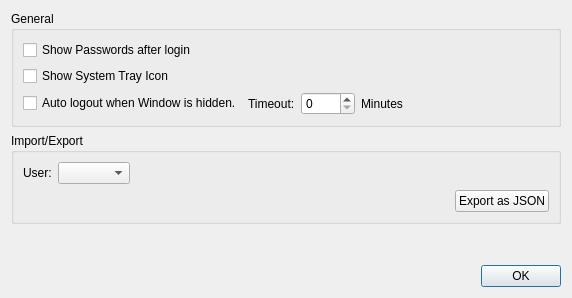
<?xml version="1.0" encoding="UTF-8"?>
<ui version="4.0">
 <class>SettingsWidget</class>
 <widget class="QDialog" name="SettingsWidget">
  <property name="geometry">
   <rect>
    <x>0</x>
    <y>0</y>
    <width>572</width>
    <height>298</height>
   </rect>
  </property>
  <property name="windowTitle">
   <string>Settings</string>
  </property>
  <layout class="QVBoxLayout" name="verticalLayout">
   <item>
    <widget class="QGroupBox" name="groupBox">
     <property name="title">
      <string>General</string>
     </property>
     <layout class="QVBoxLayout" name="verticalLayout_3">
      <item>
       <widget class="QCheckBox" name="chkShowPasswords">
        <property name="text">
         <string>Show Passwords after login</string>
        </property>
       </widget>
      </item>
      <item>
       <widget class="QCheckBox" name="chkTrayIcon">
        <property name="text">
         <string>Show System Tray Icon</string>
        </property>
       </widget>
      </item>
      <item>
       <layout class="QHBoxLayout" name="horizontalLayout">
        <item>
         <widget class="QCheckBox" name="chkAutoLogout">
          <property name="text">
           <string>Auto logout when Window is hidden.</string>
          </property>
         </widget>
        </item>
        <item>
         <widget class="QLabel" name="lblTimeout">
          <property name="text">
           <string>Timeout:</string>
          </property>
         </widget>
        </item>
        <item>
         <widget class="QSpinBox" name="spnAutoLogoutTimeout">
          <property name="maximum">
           <number>1440</number>
          </property>
         </widget>
        </item>
        <item>
         <widget class="QLabel" name="lblMinutes">
          <property name="text">
           <string>Minutes</string>
          </property>
         </widget>
        </item>
        <item>
         <spacer name="horizontalSpacer">
          <property name="orientation">
           <enum>Qt::Horizontal</enum>
          </property>
          <property name="sizeHint" stdset="0">
           <size>
            <width>40</width>
            <height>20</height>
           </size>
          </property>
         </spacer>
        </item>
       </layout>
      </item>
     </layout>
    </widget>
   </item>
   <item>
    <widget class="QGroupBox" name="groupBox_2">
     <property name="title">
      <string>Import/Export</string>
     </property>
     <layout class="QVBoxLayout" name="verticalLayout_2">
      <item>
       <layout class="QHBoxLayout" name="horizontalLayout_2">
        <item>
         <widget class="QLabel" name="label">
          <property name="text">
           <string>User:</string>
          </property>
         </widget>
        </item>
        <item>
         <widget class="QComboBox" name="cmbExportedUser"/>
        </item>
        <item>
         <spacer name="horizontalSpacer_3">
          <property name="orientation">
           <enum>Qt::Horizontal</enum>
          </property>
          <property name="sizeHint" stdset="0">
           <size>
            <width>40</width>
            <height>20</height>
           </size>
          </property>
         </spacer>
        </item>
       </layout>
      </item>
      <item>
       <layout class="QHBoxLayout" name="horizontalLayout_3">
        <item>
         <spacer name="horizontalSpacer_2">
          <property name="orientation">
           <enum>Qt::Horizontal</enum>
          </property>
          <property name="sizeHint" stdset="0">
           <size>
            <width>40</width>
            <height>20</height>
           </size>
          </property>
         </spacer>
        </item>
        <item>
         <widget class="QPushButton" name="btnExportJson">
          <property name="text">
           <string>Export as JSON</string>
          </property>
         </widget>
        </item>
       </layout>
      </item>
     </layout>
    </widget>
   </item>
   <item>
    <spacer name="verticalSpacer">
     <property name="orientation">
      <enum>Qt::Vertical</enum>
     </property>
     <property name="sizeHint" stdset="0">
      <size>
       <width>20</width>
       <height>40</height>
      </size>
     </property>
    </spacer>
   </item>
   <item>
    <widget class="QDialogButtonBox" name="buttonBox">
     <property name="orientation">
      <enum>Qt::Horizontal</enum>
     </property>
     <property name="standardButtons">
      <set>QDialogButtonBox::Ok</set>
     </property>
    </widget>
   </item>
  </layout>
 </widget>
 <tabstops>
  <tabstop>chkShowPasswords</tabstop>
  <tabstop>chkTrayIcon</tabstop>
  <tabstop>chkAutoLogout</tabstop>
  <tabstop>spnAutoLogoutTimeout</tabstop>
  <tabstop>cmbExportedUser</tabstop>
  <tabstop>btnExportJson</tabstop>
 </tabstops>
 <resources/>
 <connections>
  <connection>
   <sender>buttonBox</sender>
   <signal>accepted()</signal>
   <receiver>SettingsWidget</receiver>
   <slot>accept()</slot>
   <hints>
    <hint type="sourcelabel">
     <x>245</x>
     <y>337</y>
    </hint>
    <hint type="destinationlabel">
     <x>157</x>
     <y>164</y>
    </hint>
   </hints>
  </connection>
  <connection>
   <sender>buttonBox</sender>
   <signal>rejected()</signal>
   <receiver>SettingsWidget</receiver>
   <slot>reject()</slot>
   <hints>
    <hint type="sourcelabel">
     <x>313</x>
     <y>337</y>
    </hint>
    <hint type="destinationlabel">
     <x>286</x>
     <y>164</y>
    </hint>
   </hints>
  </connection>
  <connection>
   <sender>chkShowPasswords</sender>
   <signal>toggled(bool)</signal>
   <receiver>SettingsWidget</receiver>
   <slot>showPWAfterLogin(bool)</slot>
   <hints>
    <hint type="sourcelabel">
     <x>214</x>
     <y>44</y>
    </hint>
    <hint type="destinationlabel">
     <x>377</x>
     <y>27</y>
    </hint>
   </hints>
  </connection>
  <connection>
   <sender>chkTrayIcon</sender>
   <signal>toggled(bool)</signal>
   <receiver>SettingsWidget</receiver>
   <slot>showTrayIcon(bool)</slot>
   <hints>
    <hint type="sourcelabel">
     <x>342</x>
     <y>72</y>
    </hint>
    <hint type="destinationlabel">
     <x>376</x>
     <y>71</y>
    </hint>
   </hints>
  </connection>
  <connection>
   <sender>chkAutoLogout</sender>
   <signal>toggled(bool)</signal>
   <receiver>SettingsWidget</receiver>
   <slot>autoLogout(bool)</slot>
   <hints>
    <hint type="sourcelabel">
     <x>252</x>
     <y>98</y>
    </hint>
    <hint type="destinationlabel">
     <x>5</x>
     <y>144</y>
    </hint>
   </hints>
  </connection>
  <connection>
   <sender>spnAutoLogoutTimeout</sender>
   <signal>valueChanged(int)</signal>
   <receiver>SettingsWidget</receiver>
   <slot>autoLogoutValueChanged(int)</slot>
   <hints>
    <hint type="sourcelabel">
     <x>422</x>
     <y>105</y>
    </hint>
    <hint type="destinationlabel">
     <x>571</x>
     <y>127</y>
    </hint>
   </hints>
  </connection>
  <connection>
   <sender>btnExportJson</sender>
   <signal>clicked()</signal>
   <receiver>SettingsWidget</receiver>
   <slot>exportAsJsonClicked()</slot>
   <hints>
    <hint type="sourcelabel">
     <x>512</x>
     <y>203</y>
    </hint>
    <hint type="destinationlabel">
     <x>569</x>
     <y>238</y>
    </hint>
   </hints>
  </connection>
 </connections>
 <slots>
  <slot>showPWAfterLogin(bool)</slot>
  <slot>showTrayIcon(bool)</slot>
  <slot>autoLogout(bool)</slot>
  <slot>autoLogoutValueChanged(int)</slot>
  <slot>exportAsJsonClicked()</slot>
 </slots>
</ui>
